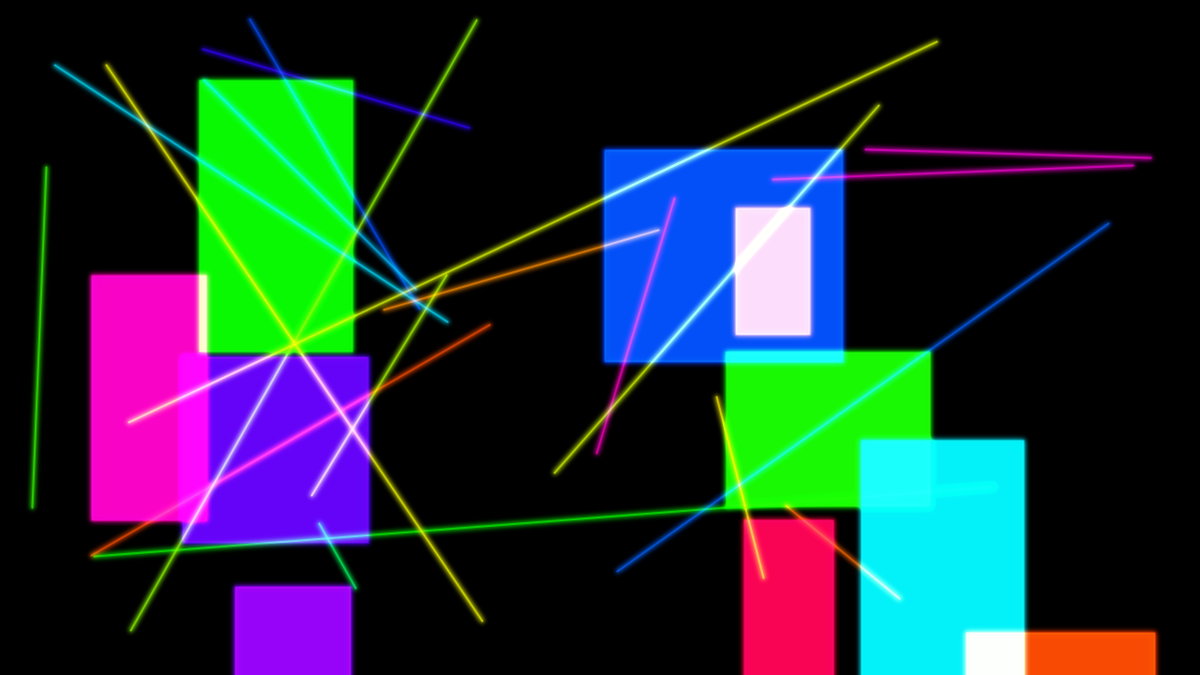
Frame 1 (no input)
Frame 60 (the mouse pressed at the canvas centre just before this capture): identical to frame 1, image omitted
Frame 120 (the mouse held since frame 60 and released just before this capture): identical to frame 1, image omitted

The Processing sketch that drew this single still picture (run headless with seeded random() and noise(); from frame 60 on, the mouse is pressed at the canvas centre):

// Processing sketch: neon_001
// ── neon_001.pde
NeonRender neon;

void setup() {

    size(1280, 720);
    pixelDensity(displayDensity());
    colorMode(HSB, 360, 100, 100, 100);

    neon = new NeonRender(this);

    renderScene();
}

void draw() {
}

void keyPressed() {

    if (key == ' ') {
        renderScene();
    }
}


void renderScene() {

    background(0, 0, 0);

    stroke(0, 0, 100);
    strokeWeight(5);

     for (int lines = 0; lines < 20; lines++) {
        float sx = random(10, width - 10);
        float sy =  random(10, height - 10);
        float ex = random(10, width - 10);
        float ey =  random(10, height - 10);

        float hue = random(0, 360);

        neon.lineColor = color(hue, 99, 79);
        neon.fillColor = color(hue, 99, 79, 90);
        neon.line(sx, sy, ex, ey);
    }
    
    for (int rects = 0; rects < 10; rects++) {
        float sx = random(10, width - 10);
        float sy =  random(10, height - 10);
        float w = random(50, 300);
        float h =  random(50, 300);

        float hue = random(0, 360);

        neon.lineColor = color(hue, 99, 79);
        neon.fillColor = color(hue, 99, 79, 90);
        neon.rect(sx, sy, w, h);
    }
}

// ── NeonRender.pde
class NeonRender {

    private PApplet parent;
    private PGraphics canvas;

    public float lineWeight;
    public color lineColor, fillColor;

    NeonRender(PApplet _parent) {
        parent = _parent;
        canvas = createGraphics(parent.width, parent.height);

        lineWeight = 2;
        lineColor = color(333, 99, 79);
        fillColor = color(333, 99, 79, 80);
    }

    public void line(float _startX, float _startY, float _endX, float _endY) {

        canvas.beginDraw(); 
        {
            canvas.background(0);
            canvas.stroke(lineColor);
            //canvas.blendMode(SCREEN);

            canvas.translate(_startX, _startY);

            for (int i = 1; i < 3; i++) {
                canvas.strokeWeight(lineWeight * i);
                canvas.line(0, 0, _endX - _startX, _endY - _startY);
                canvas.filter(BLUR, 2);
            }
            canvas.strokeWeight(lineWeight);            
            canvas.line(0, 0, _endX - _startX, _endY - _startY);
        } 
        canvas.endDraw();

        parent.push(); 
        {
            parent.blendMode(SCREEN);
            parent.image(canvas, 0, 0);
        } 
        parent.pop();
    }

    public void line(float _startX, float _startY, float _startZ, float _endX, float _endY, float _endZ) {
        println("Neon Render has not been implemented in 3D");
    }

    public void rect(float _x, float _y, float _w, float _h) {
        canvas.beginDraw(); 
        {
            canvas.background(0);
            canvas.stroke(lineColor);
            canvas.fill(fillColor);
            canvas.blendMode(SCREEN);

            canvas.translate(_x, _y);

            for (int i = 1; i < 3; i++) {
                canvas.strokeWeight(lineWeight * i);
                canvas.rect(0, 0, _w, _h);
                canvas.filter(BLUR, 2);
            }
            
            canvas.strokeWeight(lineWeight);            
            canvas.rect(0, 0, _w, _h);
        } 
        canvas.endDraw();

        parent.push(); 
        {
            parent.blendMode(ADD);
            parent.image(canvas, 0, 0);
        } 
        parent.pop();
        
    }
}
